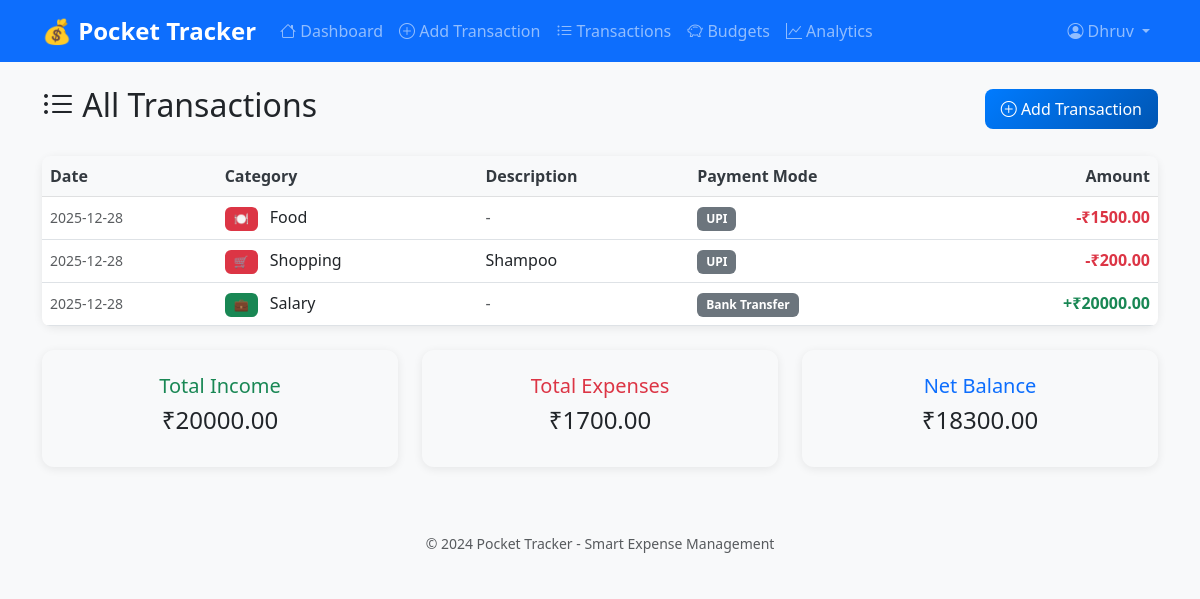
The page /transactions (signed in) on the database its author committed.
### tables this page shows
CREATE TABLE transactions (
                id INTEGER PRIMARY KEY AUTOINCREMENT,
                user_id INTEGER NOT NULL,
                amount DECIMAL(10,2) NOT NULL,
                type VARCHAR(10) NOT NULL CHECK (type IN ('income', 'expense')),
                category_id INTEGER NOT NULL,
                payment_mode VARCHAR(20) NOT NULL,
                description TEXT,
                transaction_date DATE NOT NULL,
                created_at TIMESTAMP DEFAULT CURRENT_TIMESTAMP,
                FOREIGN KEY (user_id) REFERENCES users (id),
                FOREIGN KEY (category_id) REFERENCES categories (id)
            );

CREATE TABLE categories (
                id INTEGER PRIMARY KEY AUTOINCREMENT,
                name VARCHAR(50) NOT NULL,
                icon VARCHAR(20) DEFAULT '💰',
                is_default BOOLEAN DEFAULT 0
            );

### main.py (the view)
@main_bp.route('/transactions')
@login_required
def transactions():
    user_id = session['user_id']
    page = request.args.get('page', 1, type=int)
    per_page = 20
    all_transactions = transaction_model.get_user_transactions(user_id, limit=per_page * page)
    return render_template('main/transactions.html', transactions=all_transactions)

### auth.py (called while the page is built)
def login_required(f):
    from functools import wraps
    @wraps(f)
    def decorated_function(*args, **kwargs):
        if 'user_id' not in session:
            flash('Please log in to access this page', 'error')
            return redirect(url_for('auth.login'))
        return f(*args, **kwargs)
    return decorated_function

### models.py (called while the page is built)
    def get_connection(self):
        conn = sqlite3.connect(self.db_path)
        conn.row_factory = sqlite3.Row
        return conn

    def get_user_transactions(self, user_id: int, limit: int = 50) -> List[Dict]:
        conn = self.db.get_connection()
        cursor = conn.cursor()
        cursor.execute('''
            SELECT t.*, c.name as category_name, c.icon as category_icon
            FROM transactions t
            JOIN categories c ON t.category_id = c.id
            WHERE t.user_id = ?
            ORDER BY t.transaction_date DESC, t.created_at DESC
            LIMIT ?
        ''', (user_id, limit))
        transactions = cursor.fetchall()
        conn.close()
        return [dict(t) for t in transactions]

### templates/main/transactions.html (shortened to what this page needs)
{% extends "base.html" %}
{% block content %}
<div class="d-flex justify-content-between align-items-center mb-4">
    <h2><i class="bi bi-list-ul"></i> All Transactions</h2>
    <a href="{{ url_for('main.add_transaction') }}" class="btn btn-primary">
        <i class="bi bi-plus-circle"></i> Add Transaction
    </a>
</div>
{% if transactions %}
    <div class="card">
        <div class="card-body p-0">
            <div class="table-responsive">
                <table class="table table-hover mb-0">
                    <thead class="table-light">
                        <tr>
                            <th>Date</th>
                            <th>Category</th>
                            <th>Description</th>
                            <th>Payment Mode</th>
                            <th class="text-end">Amount</th>
                        </tr>
                    </thead>
                    <tbody>
                        {% for transaction in transactions %}
                        <tr>
                            <td>
                                <small class="text-muted">{{ transaction.transaction_date }}</small>
                            </td>
                            <td>
                                <span class="badge bg-{{ 'success' if transaction.type == 'income' else 'danger' }} me-2">
                                    {{ transaction.category_icon }}
                                </span>
                                {{ transaction.category_name }}
                            </td>
                            <td>
                                {% if transaction.description %}
                                    {{ transaction.description }}
                                {% else %}
                                    <span class="text-muted">-</span>
                                {% endif %}
                            </td>
                            <td>
                                <span class="badge bg-secondary">{{ transaction.payment_mode }}</span>
                            </td>
                            <td class="text-end">
                                <span class="fw-bold text-{{ 'success' if transaction.type == 'income' else 'danger' }}">
                                    {{ '+' if transaction.type == 'income' else '-' }}₹{{ "%.2f"|format(transaction.amount) }}
                                </span>
                            </td>
                        </tr>
                        {% endfor %}
                    </tbody>
                </table>
            </div>
        </div>
    </div>
    <div class="row mt-4">
        <div class="col-md-4">
            <div class="card bg-light">
                <div class="card-body text-center">
                    <h5 class="text-success">Total Income</h5>
                    <h4>₹{{ "%.2f"|format(transactions|selectattr('type', 'equalto', 'income')|map(attribute='amount')|sum) }}</h4>
                </div>
            </div>
        </div>
        <div class="col-md-4">
            <div class="card bg-light">
                <div class="card-body text-center">
                    <h5 class="text-danger">Total Expenses</h5>
                    <h4>₹{{ "%.2f"|format(transactions|selectattr('type', 'equalto', 'expense')|map(attribute='amount')|sum) }}</h4>
                </div>
            </div>
        </div>
        <div class="col-md-4">
            <div class="card bg-light">
                <div class="card-body text-center">
                    <h5 class="text-primary">Net Balance</h5>
                    <h4>₹{{ "%.2f"|format((transactions|selectattr('type', 'equalto', 'income')|map(attribute='amount')|sum) - (transactions|selectattr('type', 'equalto', 'expense')|map(attribute='amount')|sum)) }}</h4>
                </div>
            </div>
        </div>
    </div>
{% endif %}
{% endblock %}

### static/css/style.css (style rules this page uses)
:root { --primary-color: #007bff; --success-color: #28a745; --danger-color: #dc3545; --warning-color: #ffc107; --info-color: #17a2b8; --light-color: #f8f9fa; --dark-color: #343a40; }
body { background-color: #f8f9fa; font-family: 'Segoe UI', Tahoma, Geneva, Verdana, sans-serif; }
.card { border: none; border-radius: 12px; box-shadow: 0 2px 10px rgba(0, 0, 0, 0.08); transition: transform 0.2s ease, box-shadow 0.2s ease; }
.card-body { padding: 1.5rem; }
.btn { border-radius: 8px; font-weight: 500; padding: 0.5rem 1rem; transition: all 0.2s ease; }
.btn-primary { background: linear-gradient(135deg, var(--primary-color), #0056b3); border: none; }
.table { border-radius: 8px; overflow: hidden; }
.table th { background-color: var(--light-color); border-top: none; font-weight: 600; color: var(--dark-color); }
.badge { font-size: 0.75rem; padding: 0.5em 0.75em; border-radius: 6px; }
.fade-in { animation: fadeIn 0.5s ease-in; }

### rows shown on the page
transactions: type "-", amount "1500.00"
transactions: type "-", amount "200.00"
transactions: type "+", amount "20000.00"

### other values the page prints
{{ session.username }} "Dhruv"
